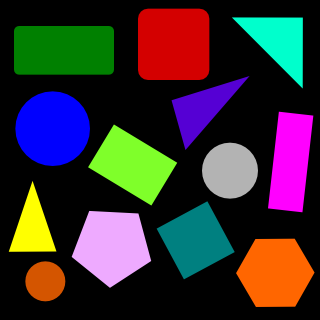
#> input picture v/shapes2.png, 320 x 320 px
$ python Contour_Shape_Detection.py
#> lines starting #> are read from the running program, lines starting #| are printed output that depends on the picture; after the words box and inside, x2 and y2 are one past the last pixel; in counts of white or black regions, pixels touching at a corner belong together
import cv2
import numpy as np

def stackImages(scale,imgArray):
    rows = len(imgArray)
    cols = len(imgArray[0])
    rowsAvailable = isinstance(imgArray[0], list)
    width = imgArray[0][0].shape[1]
    height = imgArray[0][0].shape[0]
    if rowsAvailable:
        for x in range ( 0, rows):
            for y in range(0, cols):
                if imgArray[x][y].shape[:2] == imgArray[0][0].shape [:2]:
                    imgArray[x][y] = cv2.resize(imgArray[x][y], (0, 0), None, scale, scale)
                else:
                    imgArray[x][y] = cv2.resize(imgArray[x][y], (imgArray[0][0].shape[1], imgArray[0][0].shape[0]), None, scale, scale)
                if len(imgArray[x][y].shape) == 2: imgArray[x][y]= cv2.cvtColor( imgArray[x][y], cv2.COLOR_GRAY2BGR)
        imageBlank = np.zeros((height, width, 3), np.uint8)
        hor = [imageBlank]*rows
        hor_con = [imageBlank]*rows
        for x in range(0, rows):
            hor[x] = np.hstack(imgArray[x])
        ver = np.vstack(hor)
    else:
        for x in range(0, rows):
            if imgArray[x].shape[:2] == imgArray[0].shape[:2]:
                imgArray[x] = cv2.resize(imgArray[x], (0, 0), None, scale, scale)
            else:
                imgArray[x] = cv2.resize(imgArray[x], (imgArray[0].shape[1], imgArray[0].shape[0]), None,scale, scale)
            if len(imgArray[x].shape) == 2: imgArray[x] = cv2.cvtColor(imgArray[x], cv2.COLOR_GRAY2BGR)
        hor= np.hstack(imgArray)
        ver = hor
    return ver

def getContours(imgResize):
    contours,hierarchy = cv2.findContours(imgResize,cv2.RETR_EXTERNAL,cv2.CHAIN_APPROX_NONE)
    for cnt in contours:
        area = cv2.contourArea(cnt)


        if area > 50:
            print(area)
            cv2.drawContours(imgContour, cnt, -1, (255, 0, 0), 3)
            peri = cv2.arcLength(cnt,True)
            print(peri)
            approx = cv2.approxPolyDP(cnt,0.02*peri,True)
            print(len(approx))
            objCor = len(approx)
            x,y,w,h = cv2.boundingRect(approx)

            if objCor > 5:objectType = "circle"
            elif objCor == 4:
                aspRatio = w/float(h)
                if aspRatio > 0.95 and aspRatio < 1.05:
                    objectType = "Square"
                else: objectType = "Rectangle"
            elif objCor == 3: objectType = "Triangle"
            elif objCor == 5: objectType = "Pentagon"
            else: objectType = "None"

            cv2.rectangle(imgContour,(x,y),(x+w,y+h), (0,255,0), 2)
            cv2.putText(imgContour,objectType,
                        (x+(w//2)-10, y+(h//2)-10), cv2.FONT_HERSHEY_SIMPLEX,0.5,(0,0,0), 2 )

path = 'shapes2.png'
img = cv2.imread(path)
#> img is the input picture: shape (320, 320, 3); mean B, G, R 49, 46.1, 55.8
imgResize = cv2.resize(img, (600, 400))
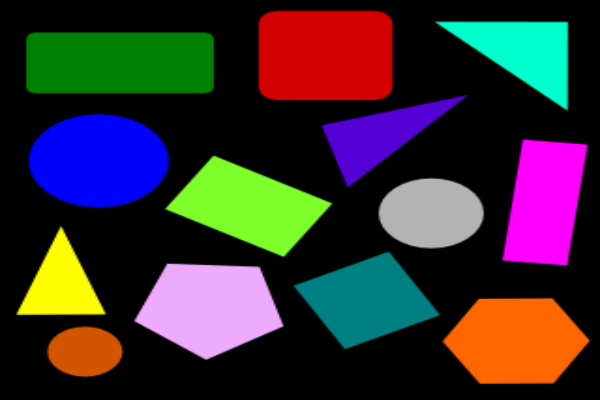
#> imgResize: shape (400, 600, 3); mean B, G, R 49, 46.1, 55.8
imgContour = imgResize.copy()

imgGray = cv2.cvtColor(imgResize,cv2.COLOR_BGR2GRAY)
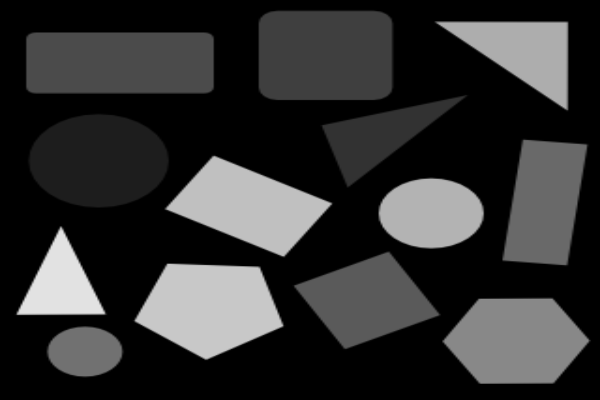
#> imgGray: shape (400, 600); min 0, max 226, mean 49.3
imgBlur = cv2.GaussianBlur(imgGray,(7,7),1)
imgCanny = cv2.Canny(imgBlur, 50, 50)
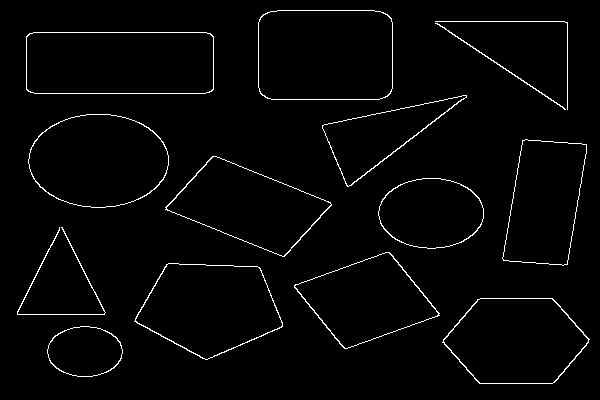
#> imgCanny: shape (400, 600); 2.2% white in thin lines or dots, all inside (x1, y1, x2, y2) = (17, 10, 590, 384)
getContours(imgCanny)
#> in getContours, `contours,hierarchy = cv2.findContours(imgResize,cv2.RETR_EXTERNAL,cv2...`: contours = 14 contours, 1 with area under 20; largest, box (x1, y1, x2, y2) and area: (258, 10, 393, 100) 11714, (26, 32, 214, 94) 11359, (28, 114, 169, 208) 10238, (134, 263, 283, 360) 9818, (442, 298, 590, 384) 9446
#> the loop in getContours, `for cnt in contours:` made 14 passes
#> (area, peri, approx, objCor, x, y, w, h) on passes 4, 7, 8, 11, 14: (7835, 385.6, [[389, 252], [294, 285], [344, 348], [439, 315]], 4, 294, 252, 146, 97), (8715, 422.7, [[165, 209], [284, 256], [331, 204], [212, 156]], 4, 165, 156, 167, 101), (7900, 389.5, [[522, 140], [502, 258], [567, 264], [586, 144]], 4, 502, 140, 85, 125), (11359, 486.6, [[26, 36], [30, 92], [213, 89], [210, 33]], 4, 26, 33, 188, 60), (11714, 426.1, [[260, 17], [265, 97], [390, 93], [387, 14]], 4, 260, 14, 131, 84)
#> (area, peri, approx, objCor, x, y, w, h) on passes 10, 12: (4999, 385.6, [[466, 95], [322, 125], [346, 185]], 3, 322, 95, 145, 91), (85, 331.2, [[435, 23], [565, 109]], 2, 435, 23, 131, 87)
#> (printed output is left out)
#> after the loop in getContours, `for cnt in contours:`:
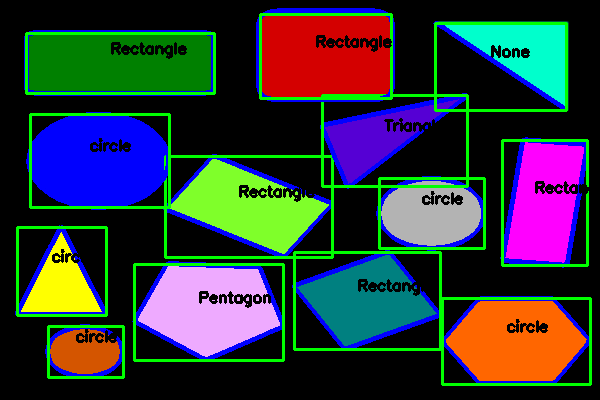
#> imgContour: shape (400, 600, 3); 15.18% of pixels changed, all inside (x1, y1, x2, y2) = (15, 8, 592, 386)

imgBlank = np.zeros_like(imgResize)
imgStack = stackImages(0.6,([imgResize, imgGray, imgBlur],
                            [imgCanny, imgContour, imgBlank]))
#> after the loop in stackImages, `for x in range(0, rows):`: hor = 2 items
#> in stackImages, `ver = np.vstack(hor)`:
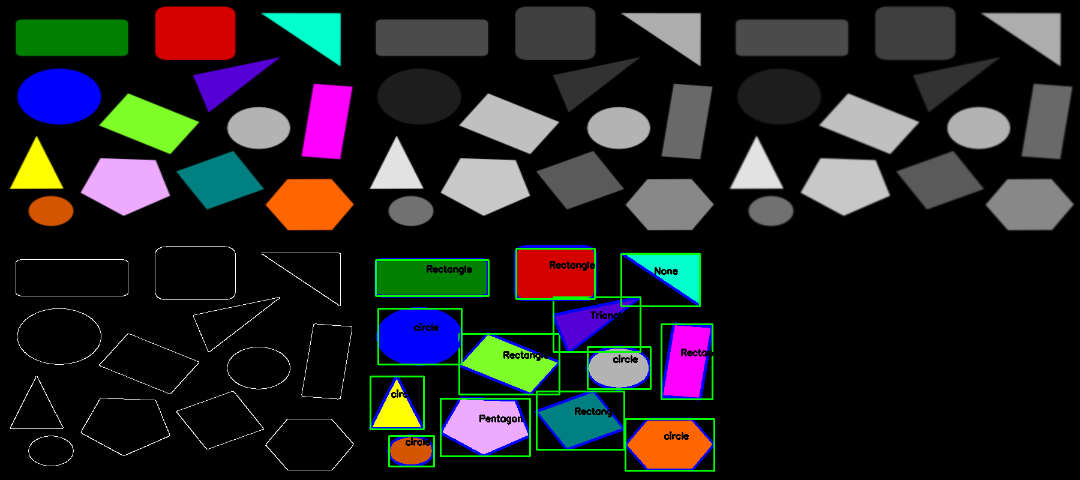
#> ver: shape (480, 1080, 3); mean of channels 0, 1, 2 35.1, 34.4, 34.5; drawn as B, G, R

cv2.imshow("Stack", imgStack)

cv2.waitKey(0)
